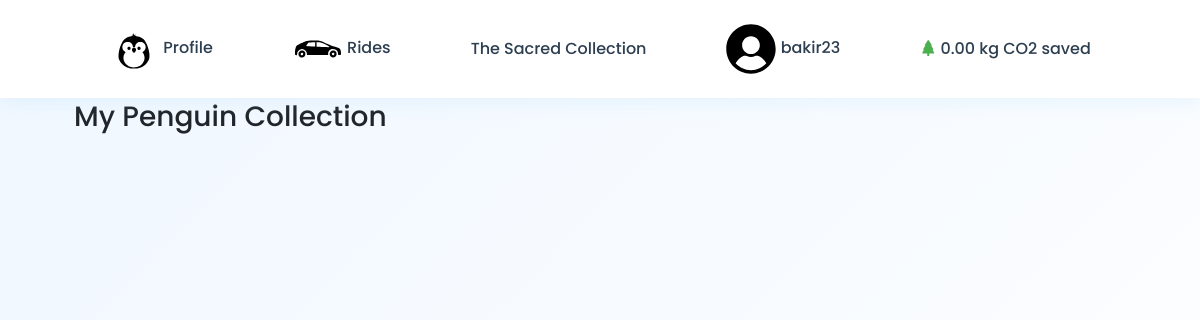
/penguins/ (signed in), run on an earlier commit of the app's database.
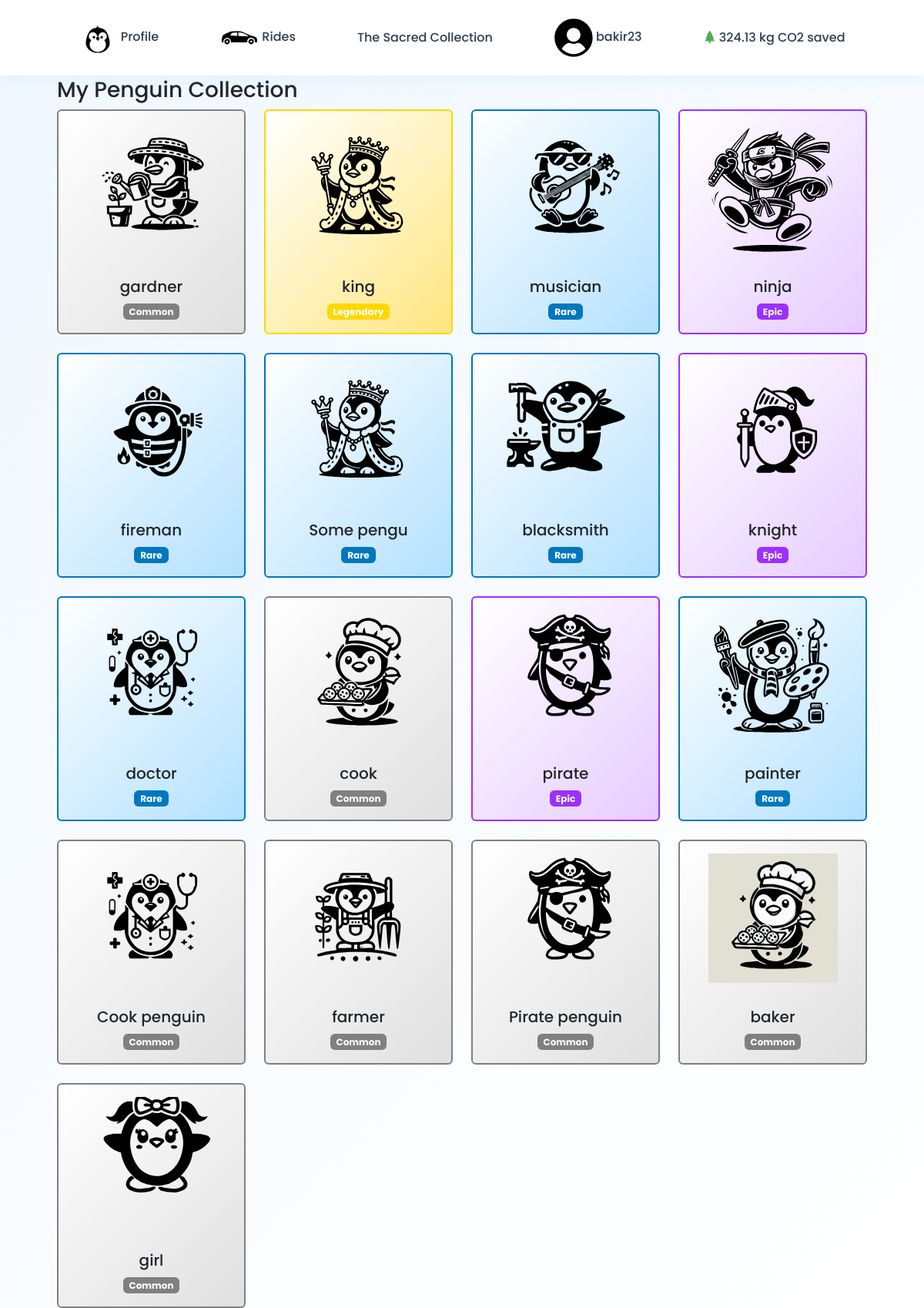
And on a later commit of the database.
### base/models.py (models this page shows, shortened)
class User(AbstractUser):
    level = models.ForeignKey(UserLevel, on_delete=models.SET_NULL, null=True)
    km_passed = models.IntegerField(default=0)
    number_of_rides = models.IntegerField(default=0)
    penguins_saved = models.IntegerField(default=0)
    co2_saved = models.FloatField(default=0)  # Stored in kilograms

class PenguinCollected(models.Model):
    user = models.ForeignKey(User, on_delete=models.CASCADE, related_name='collected_penguins')
    penguin = models.ForeignKey(Penguin, on_delete=models.CASCADE)
    is_collected = models.BooleanField(default=False)
    collected_at = models.DateTimeField(auto_now_add=True)
    class Meta:
        unique_together = ('user', 'penguin')  # Each user can collect each penguin only once
        verbose_name = 'Collected Penguin'
        verbose_name_plural = 'Collected Penguins'

class Penguin(models.Model):
    RARITY_CHOICES = [
        ('COMMON', 'Common'),
        ('RARE', 'Rare'),
        ('EPIC', 'Epic'),
        ('LEGENDARY', 'Legendary'),
    ]
    penguin_name = models.CharField(max_length=100)
    svg_direction = models.CharField(max_length=255)  # Path to SVG file
    rarity = models.CharField(
        max_length=10,
        choices=RARITY_CHOICES,
        default='COMMON'
    )
    class Meta:
        verbose_name = 'Penguin'
        verbose_name_plural = 'Penguins'
    @property
    def rarity_color(self):
        return {
            'COMMON': '#808080',     # Gray
            'RARE': '#0077be',       # Blue
            'EPIC': '#9b30ff',       # Purple
            'LEGENDARY': '#ffd700',   # Gold
        }.get(self.rarity, '#808080')

### penguins/views.py (the view)
# urls.py: path('', PenguinCollectionView.as_view(), name='collection'),
class PenguinCollectionView(LoginRequiredMixin, ListView):
    model = PenguinCollected
    template_name = 'penguins.html'
    context_object_name = 'penguins'
    def get_queryset(self):
        return PenguinCollected.objects.filter(
            user=self.request.user
        ).select_related('penguin')
    def get_context_data(self, **kwargs):
        context = super().get_context_data(**kwargs)
        context['total_penguins'] = self.request.user.penguins_saved
        context['unlocked_penguins'] = self.get_queryset().filter(is_collected=True).count()
        return context

### penguins/templates/penguins.html (shortened to what this page needs)
{% extends 'base.html' %}
{% load static %}
{% block content %}
<div class="container mt-4">
    <h3>My Penguin Collection</h3>
    <div class="row g-4">
        {% for penguin in penguins %}
        <div class="col-md-3 col-sm-6">
            <div class="card h-100 {% if not penguin.is_collected %}card-locked{% else %}card-{{ penguin.penguin.rarity|lower }}{% endif %}"
                 >
                {% if penguin.is_collected %}
                    <img src="{% static 'base/penguin_images/'|add:penguin.penguin.svg_direction %}"
                         class="card-img-top p-3"
                         alt="{{ penguin.penguin.penguin_name }}">
                {% else %}
                    <img src="{% static 'base/penguin_images/questionmark_penguin.svg' %}"
                         class="card-img-top p-3"
                         alt="Mystery Penguin">
                {% endif %}
                <div class="card-body text-center">
                    {% if penguin.is_collected %}
                        <h5 class="card-title">{{ penguin.penguin.penguin_name }}</h5>
                        <span class="badge" style="background-color: {{ penguin.penguin.rarity_color }}">
                            {{ penguin.penguin.get_rarity_display }}
                        </span>
                    {% else %}
                        <h5 class="card-title">???</h5>
                        <span class="badge bg-secondary">Locked</span>
                    {% endif %}
                </div>
            </div>
        </div>
        {% endfor %}
    </div>
</div>
{% endblock %}

### base/templates/base.html (shortened to what this page needs)
<!DOCTYPE html>
{% load static %}
<html lang="en">
<head>
    <link href="#"
          rel="stylesheet"
>
          <link href="https://cdn.jsdelivr.net/npm/bootstrap@5.3.0/dist/css/bootstrap.min.css" rel="stylesheet">
          <link rel="stylesheet" href="https://cdn.jsdelivr.net/npm/bootstrap-icons@1.11.1/font/bootstrap-icons.css">
</head>
<body>
    <div class="container main-container">
        <nav class="navbar navbar-dark navbar-sticky d-flex justify-content-center">
            <a class="nav-link" href="{% url 'user_profile:profile' %}">
                <img src="{% static 'base/svgs/penguin_base.svg' %}" alt="Profile" width="50" height="50">
                <span class="link-text">Profile</span>
            </a>
            <a class="nav-link" href="{% url 'rides' %}">
                   <img src="{% static 'base/svgs/car.svg' %}" alt="Rides" width="50" height="50">
                <span class="link-text">Rides</span>
            </a>
            <a class="nav-link" href="{% url 'penguins:collection' %}">
             <span class="link-text">The Sacred Collection</span>
         </a>
                      {% if user.is_authenticated %}
            <a class="nav-link logout-hover" href="{% url 'base:logout' %}">
                <img src="{% static 'base/svgs/user.svg' %}" alt="User" width="50" height="50">
                <span class="link-text">{{ user.username }}</span>
            </a>
            <div class="nav-link">
                <i class="bi bi-tree-fill" style="color: #4CAF50;"></i>
                <span class="link-text eco-text">{{ user.co2_saved|floatformat:2 }} kg CO2 saved</span>
            </div>
            {% endif %}
        </nav>
        {% block content %}
        {% endblock content %}
    </div>
</body>
</html>

What changed in the data, as far as the page shows it:
changed User "bakir23": co2_saved "0.00" → "324.13"
added PenguinCollected: penguin.penguin_name (picture), penguin.penguin_name "gardner", penguin.rarity "Common"
added PenguinCollected: penguin.penguin_name (picture), penguin.penguin_name "king", penguin.rarity "Legendary"
added PenguinCollected: penguin.penguin_name (picture), penguin.penguin_name "musician", penguin.rarity "Rare"
added PenguinCollected: penguin.penguin_name (picture), penguin.penguin_name "ninja", penguin.rarity "Epic"
added PenguinCollected: penguin.penguin_name (picture), penguin.penguin_name "fireman", penguin.rarity "Rare"
added PenguinCollected: penguin.svg_direction (picture), penguin.penguin_name "Some pengu", penguin.rarity "Rare"
added PenguinCollected: penguin.penguin_name (picture), penguin.penguin_name "blacksmith", penguin.rarity "Rare"
added PenguinCollected: penguin.penguin_name (picture), penguin.penguin_name "knight", penguin.rarity "Epic"
added PenguinCollected: penguin.penguin_name (picture), penguin.penguin_name "doctor", penguin.rarity "Rare"
added PenguinCollected: penguin.penguin_name (picture), penguin.penguin_name "cook", penguin.rarity "Common"
added PenguinCollected: penguin.penguin_name (picture), penguin.penguin_name "pirate", penguin.rarity "Epic"
added PenguinCollected: penguin.penguin_name (picture), penguin.penguin_name "painter", penguin.rarity "Rare"
added PenguinCollected: penguin.svg_direction (picture), penguin.penguin_name "Cook penguin", penguin.rarity "Common"
added PenguinCollected: penguin.penguin_name (picture), penguin.penguin_name "farmer", penguin.rarity "Common"
added PenguinCollected: penguin.svg_direction (picture), penguin.penguin_name "Pirate penguin", penguin.rarity "Common"
added PenguinCollected: penguin.penguin_name (picture), penguin.penguin_name "baker", penguin.rarity "Common"
added PenguinCollected: penguin.penguin_name (picture), penguin.penguin_name "girl", penguin.rarity "Common"
